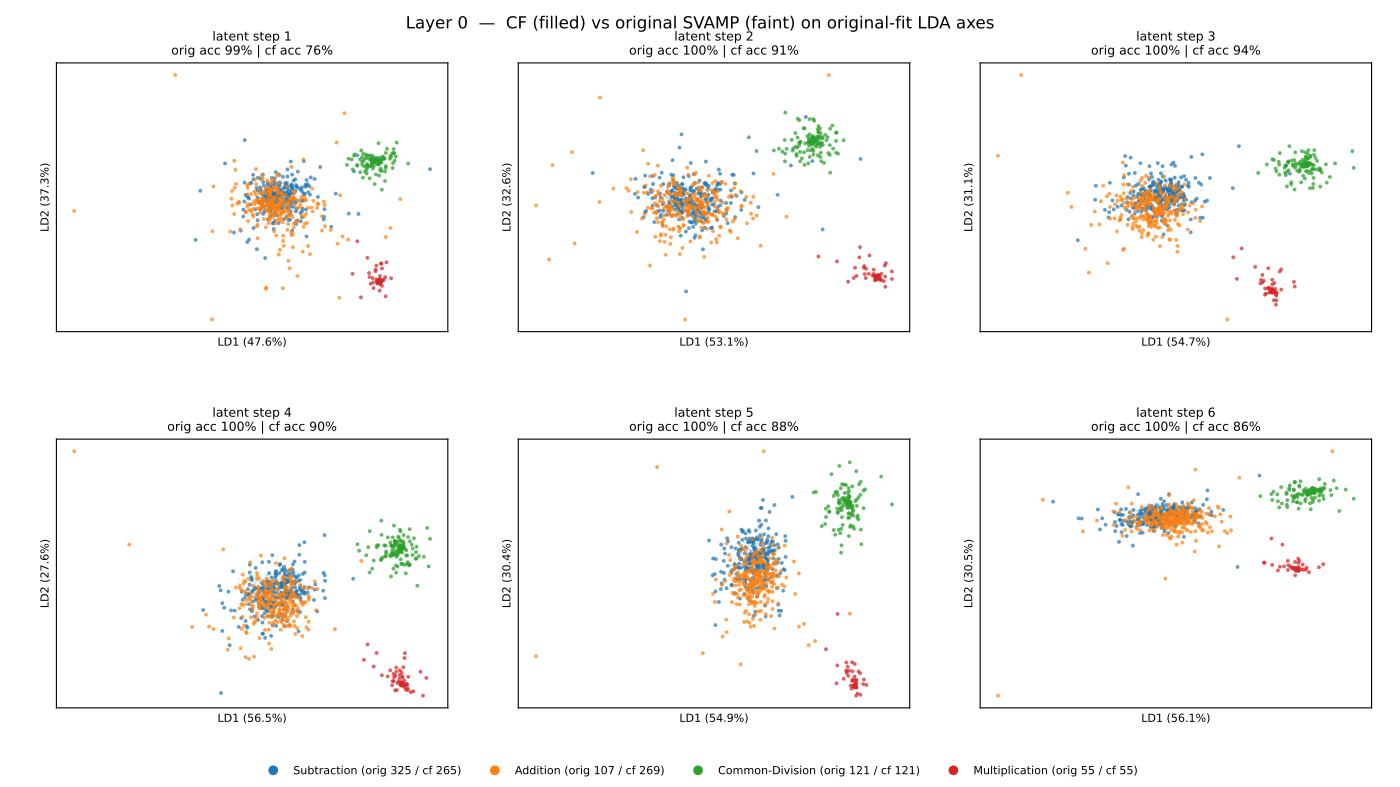

Generate this figure with Python:
"""Project magnitude-matched counterfactual activations onto the LDA operator
axes that were fit on the original SVAMP activations. If operator clusters
survive, the LDA direction is genuinely operator-coding (not magnitude in
disguise). If clusters collapse, the original LDA was magnitude.

Slideshow: per (layer × latent step), one subplot showing
  - original SVAMP points (small gray, operator-colored borders) — reference
  - CF points (filled, operator-colored, opaque) — held-out projection
On the same LDA axes (fit on original).

Layout: 17 slides, one per layer, 6 latent-step subplots each.

Reports a per-(layer, latent-step) operator-classification accuracy on the CF
projection (using the LDA classifier fit on original) so we can quantify how
well the operator direction generalizes.
"""

from __future__ import annotations

import json
from collections import Counter
from pathlib import Path

import matplotlib.pyplot as plt
import numpy as np
import torch
from datasets import concatenate_datasets, load_dataset
from matplotlib.backends.backend_pdf import PdfPages
from matplotlib.lines import Line2D
from sklearn.discriminant_analysis import LinearDiscriminantAnalysis


REPO = Path(__file__).resolve().parent.parent.parent
ORIG_ACTS = REPO / "inference" / "runs" / "svamp_student" / "activations.pt"
# Combined CF (svamp Mul+Div + gpt Add+Sub) provided by _combined_loader.
from _combined_loader import load_combined_cf
OUT_PDF = REPO / "visualizations-student-correct" / "sc-v3" / "cf_lda_compare.pdf"
OUT_STATS = REPO / "visualizations-student-correct" / "sc-v3" / "cf_lda_stats.json"

PROBLEM_TYPE_COLORS = {
    "Subtraction": "#1f77b4",
    "Addition": "#ff7f0e",
    "Common-Division": "#2ca02c",
    "Multiplication": "#d62728",
}


def load_orig_problem_types() -> np.ndarray:
    ds = load_dataset("ChilleD/SVAMP")
    full = concatenate_datasets([ds["train"], ds["test"]])
    types = [t.replace("Common-Divison", "Common-Division") for t in full["Type"]]
    return np.array(types)


def load_cf_combined():
    a, m = load_combined_cf()
    return a, m["type"], m["src_type"]


def load_acts(path: Path) -> np.ndarray:
    t = torch.load(path, map_location="cpu", weights_only=True)
    return t.float().numpy()  # (N, S, L, H)


def main():
    print("loading metadata + activations")
    orig_types = load_orig_problem_types()
    cf_acts_combined, cf_types, cf_src_type = load_cf_combined()
    orig = load_acts(ORIG_ACTS)
    cf = cf_acts_combined

    # Filter both to student-correct (each on its own student results).
    orig_results = json.load(open(REPO / "inference/runs/svamp_student/results.json"))
    orig_mask = np.array([r["correct"] for r in orig_results], dtype=bool)
    print(f"filter orig to student-correct: {int(orig_mask.sum())}/{len(orig_mask)}")
    orig = orig[orig_mask]
    orig_types = orig_types[orig_mask]

    # CF already filtered by _combined_loader.

    print(f"  orig: {orig.shape}  cf: {cf.shape}")
    print(f"  cf type counts:   {dict(Counter(cf_types))}")
    print(f"  cf bucket counts: {dict(Counter(cf_src_type))}")

    L = orig.shape[2]
    S = orig.shape[1]

    # Fit LDA on each (layer, latent_step) using ORIGINAL SVAMP, transform both.
    proj_orig = np.empty((L, S, orig.shape[0], 2), dtype=np.float32)
    proj_cf = np.empty((L, S, cf.shape[0], 2), dtype=np.float32)
    var_ratio = np.empty((L, S, 2), dtype=np.float32)
    cf_acc = np.empty((L, S), dtype=np.float32)
    orig_acc = np.empty((L, S), dtype=np.float32)
    print(f"fitting {L*S} LDAs on original SVAMP, projecting CF, scoring")
    for layer in range(L):
        for step in range(S):
            X_orig = orig[:, step, layer, :]
            X_cf = cf[:, step, layer, :]
            lda = LinearDiscriminantAnalysis(n_components=2, solver="svd")
            lda.fit(X_orig, orig_types)
            proj_orig[layer, step] = lda.transform(X_orig)[:, :2]
            proj_cf[layer, step] = lda.transform(X_cf)[:, :2]
            var_ratio[layer, step] = lda.explained_variance_ratio_[:2]
            orig_acc[layer, step] = (lda.predict(X_orig) == orig_types).mean()
            cf_acc[layer, step] = (lda.predict(X_cf) == cf_types).mean()
        print(f"  layer {layer}/{L-1}  cf-acc(step1..6)={cf_acc[layer]}", flush=True)

    print("\nrendering slideshow")
    OUT_PDF.parent.mkdir(parents=True, exist_ok=True)
    with PdfPages(OUT_PDF) as pdf:
        for layer in range(L):
            fig, axes = plt.subplots(2, 3, figsize=(14, 7.875))
            fig.suptitle(
                f"Layer {layer}  —  CF (filled) vs original SVAMP (faint) on "
                f"original-fit LDA axes",
                fontsize=12,
            )
            legend_proxies = []
            for s, ax in enumerate(axes.ravel()):
                if s >= S:
                    ax.axis("off")
                    continue
                # Original (faint background)
                for cls, color in PROBLEM_TYPE_COLORS.items():
                    m = orig_types == cls
                    ax.scatter(
                        proj_orig[layer, s, m, 0], proj_orig[layer, s, m, 1],
                        s=3, c=color, alpha=0.12, linewidths=0,
                    )
                # Counterfactual (foreground)
                for cls, color in PROBLEM_TYPE_COLORS.items():
                    m = cf_types == cls
                    ax.scatter(
                        proj_cf[layer, s, m, 0], proj_cf[layer, s, m, 1],
                        s=8, c=color, alpha=0.7, linewidths=0,
                    )
                if s == 0 and not legend_proxies:
                    for cls, color in PROBLEM_TYPE_COLORS.items():
                        n_orig = (orig_types == cls).sum()
                        n_cf = (cf_types == cls).sum()
                        legend_proxies.append(
                            Line2D([0], [0], marker="o", linestyle="",
                                   color=color, label=f"{cls} (orig {n_orig} / cf {n_cf})")
                        )
                ax.set_title(
                    f"latent step {s+1}\n"
                    f"orig acc {orig_acc[layer, s]*100:.0f}% | cf acc {cf_acc[layer, s]*100:.0f}%",
                    fontsize=9,
                )
                ax.set_xticks([])
                ax.set_yticks([])
                ax.set_xlabel(f"LD1 ({var_ratio[layer, s, 0]*100:.1f}%)", fontsize=8)
                ax.set_ylabel(f"LD2 ({var_ratio[layer, s, 1]*100:.1f}%)", fontsize=8)

            if legend_proxies:
                fig.legend(handles=legend_proxies, loc="lower center",
                           ncol=len(legend_proxies), fontsize=8, frameon=False,
                           bbox_to_anchor=(0.5, 0.0))
            fig.subplots_adjust(top=0.92, bottom=0.10, left=0.04, right=0.98,
                                wspace=0.18, hspace=0.4)
            pdf.savefig(fig, dpi=140)
            plt.close(fig)

    # Save accuracies
    stats = {
        "orig_acc": orig_acc.tolist(),
        "cf_acc": cf_acc.tolist(),
        "var_ratio": var_ratio.tolist(),
        "shape": {"layers_plus_emb": L, "latent_steps": S},
    }
    OUT_STATS.write_text(json.dumps(stats, indent=2))
    print(f"\nclassifier accuracy (trained on orig SVAMP, applied to held-out CF):")
    print("layer | step1   step2   step3   step4   step5   step6  | mean")
    for layer in range(L):
        row = "  ".join(f"{cf_acc[layer, s]*100:5.1f}%" for s in range(S))
        print(f" {layer:>4d} | {row}  | {cf_acc[layer].mean()*100:5.1f}%")
    chance = max(Counter(orig_types).values()) / len(orig_types)
    print(f"\nmajority-class baseline: {chance*100:.1f}%")
    print(f"saved -> {OUT_PDF}  +  {OUT_STATS}")


if __name__ == "__main__":
    main()
